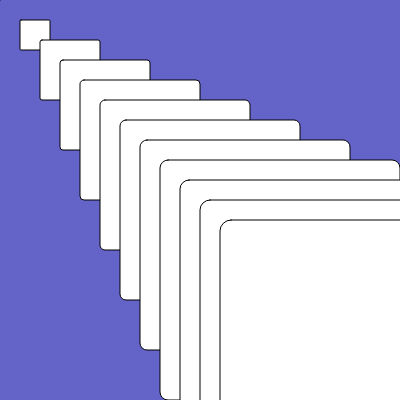
Frame 1 (no input)
Frame 60 (no input): identical to frame 1, image omitted
Frame 120 (the mouse pressed at the canvas centre since frame 60): identical to frame 1, image omitted

The p5.js sketch that drew this single still picture (run headless with seeded random() and noise() and a simulated clock; from frame 60 on, the mouse is pressed at the canvas centre):

// p5.js sketch
// ── sketch.js
function setup() {
  createCanvas(400, 400);
}

function draw() {
  background(100,100,200);
  //Followed some hunches and figured out the syntax 
  for(var i = 0; i < 12; i++) {
    rect(20 * i,20 * i,30 * i,i * 30,i);
  }
}
